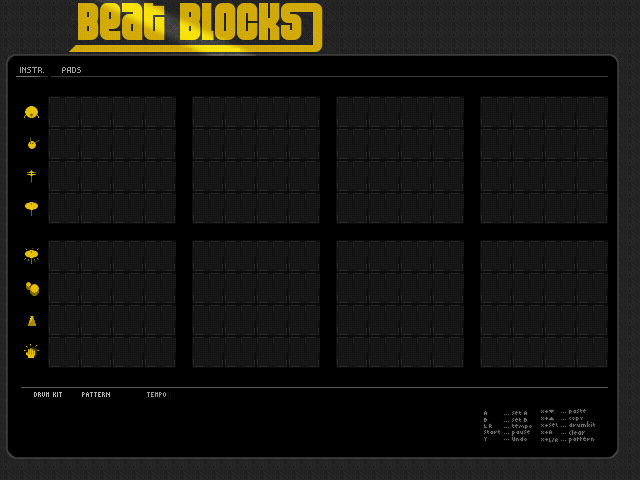

Rendered tile map (Tiled .tmx) drawn with the repository's tilesets; below, a short description and the full map source, tile grids included:
An orthogonal 40x30 tile map with 16x16 px tiles, 1 tile layer (layer).

<map version="1.0" orientation="orthogonal" renderorder="right-down" width="40" height="30" tilewidth="16" tileheight="16">
 <tileset firstgid="1" name="tilemap" tilewidth="16" tileheight="16">
  <image source="dessin_tileset.png" width="128" height="336" />
 </tileset>
 <layer name="layer" width="40" height="30">
  <data encoding="csv">
2,2,2,2,3,4,5,6,7,8,9,10,11,12,13,14,15,16,17,18,19,2,2,2,2,2,2,2,2,2,2,2,2,2,2,2,2,2,2,2,
2,2,2,2,20,21,22,23,24,25,26,27,28,29,30,31,32,33,34,35,36,2,2,2,2,2,2,2,2,2,2,2,2,2,2,2,2,2,2,2,
2,2,2,2,37,38,39,40,41,42,43,44,45,46,47,48,49,50,51,52,53,2,2,2,2,2,2,2,2,2,2,2,2,2,2,2,2,2,2,2,
54,55,55,55,56,57,57,57,57,57,57,57,58,59,59,60,57,57,57,61,62,55,55,55,55,55,55,55,55,55,55,55,55,55,55,55,55,55,63,2,
64,65,66,67,68,69,70,70,70,70,70,70,70,70,70,70,70,70,70,70,70,70,70,70,70,70,70,70,70,70,70,70,70,70,70,70,70,70,71,2,
64,1,1,1,1,1,1,1,1,1,1,1,1,1,1,1,1,1,1,1,1,1,1,1,1,1,1,1,1,1,1,1,1,1,1,1,1,1,71,2,
64,72,73,80,80,80,80,80,80,80,80,1,80,80,80,80,80,80,80,80,1,80,80,80,80,80,80,80,80,1,80,80,80,80,80,80,80,80,71,2,
64,81,82,87,88,87,88,87,88,87,88,1,87,88,87,88,87,88,87,88,1,87,88,87,88,87,88,87,88,1,87,88,87,88,87,88,87,88,71,2,
64,96,97,80,80,80,80,80,80,80,80,1,80,80,80,80,80,80,80,80,1,80,80,80,80,80,80,80,80,1,80,80,80,80,80,80,80,80,71,2,
64,98,99,87,88,87,88,87,88,87,88,1,87,88,87,88,87,88,87,88,1,87,88,87,88,87,88,87,88,1,87,88,87,88,87,88,87,88,71,2,
64,89,90,80,80,80,80,80,80,80,80,1,80,80,80,80,80,80,80,80,1,80,80,80,80,80,80,80,80,1,80,80,80,80,80,80,80,80,71,2,
64,91,1,87,88,87,88,87,88,87,88,1,87,88,87,88,87,88,87,88,1,87,88,87,88,87,88,87,88,1,87,88,87,88,87,88,87,88,71,2,
64,92,93,80,80,80,80,80,80,80,80,1,80,80,80,80,80,80,80,80,1,80,80,80,80,80,80,80,80,1,80,80,80,80,80,80,80,80,71,2,
64,94,95,87,88,87,88,87,88,87,88,1,87,88,87,88,87,88,87,88,1,87,88,87,88,87,88,87,88,1,87,88,87,88,87,88,87,88,71,2,
64,1,1,1,1,1,1,1,1,1,1,1,1,1,1,1,1,1,1,1,1,1,1,1,1,1,1,1,1,1,1,1,1,1,1,1,1,1,71,2,
64,100,101,80,80,80,80,80,80,80,80,1,80,80,80,80,80,80,80,80,1,80,80,80,80,80,80,80,80,1,80,80,80,80,80,80,80,80,71,2,
64,102,103,87,88,87,88,87,88,87,88,1,87,88,87,88,87,88,87,88,1,87,88,87,88,87,88,87,88,1,87,88,87,88,87,88,87,88,71,2,
64,104,105,80,80,80,80,80,80,80,80,1,80,80,80,80,80,80,80,80,1,80,80,80,80,80,80,80,80,1,80,80,80,80,80,80,80,80,71,2,
64,106,107,87,88,87,88,87,88,87,88,1,87,88,87,88,87,88,87,88,1,87,88,87,88,87,88,87,88,1,87,88,87,88,87,88,87,88,71,2,
64,108,109,80,80,80,80,80,80,80,80,1,80,80,80,80,80,80,80,80,1,80,80,80,80,80,80,80,80,1,80,80,80,80,80,80,80,80,71,2,
64,110,111,87,88,87,88,87,88,87,88,1,87,88,87,88,87,88,87,88,1,87,88,87,88,87,88,87,88,1,87,88,87,88,87,88,87,88,71,2,
64,112,113,80,80,80,80,80,80,80,80,1,80,80,80,80,80,80,80,80,1,80,80,80,80,80,80,80,80,1,80,80,80,80,80,80,80,80,71,2,
64,114,115,87,88,87,88,87,88,87,88,1,87,88,87,88,87,88,87,88,1,87,88,87,88,87,88,87,88,1,87,88,87,88,87,88,87,88,71,2,
64,1,1,1,1,1,1,1,1,1,1,1,1,1,1,1,1,1,1,1,1,1,1,1,1,1,1,1,1,1,1,1,1,1,1,1,1,1,71,2,
64,116,117,118,119,120,121,119,119,122,123,119,119,119,119,119,119,119,119,119,119,119,119,119,119,119,119,119,119,119,119,119,119,119,119,119,119,119,71,2,
64,1,1,1,1,1,1,1,1,1,1,1,1,1,1,1,1,1,1,1,1,1,1,1,1,1,1,1,1,1,129,130,131,132,133,134,135,1,71,2,
64,1,1,1,1,1,1,1,1,1,1,1,1,1,1,1,1,1,1,1,1,1,1,1,1,1,1,1,1,1,144,145,146,147,148,149,150,151,71,2,
64,1,1,1,1,1,1,1,1,1,1,1,1,1,1,1,1,1,1,1,1,1,1,1,1,1,1,1,1,1,152,153,154,155,156,157,158,159,71,2,
160,161,161,161,161,161,161,161,161,161,161,161,161,161,161,161,161,161,161,161,161,161,161,161,161,161,161,161,161,161,161,161,161,161,161,161,161,161,162,2,
2,2,2,2,2,2,2,2,2,2,2,2,2,2,2,2,2,2,2,2,2,2,2,2,2,2,2,2,2,2,2,2,2,2,2,2,2,2,2,2
</data>
 </layer>
</map>
